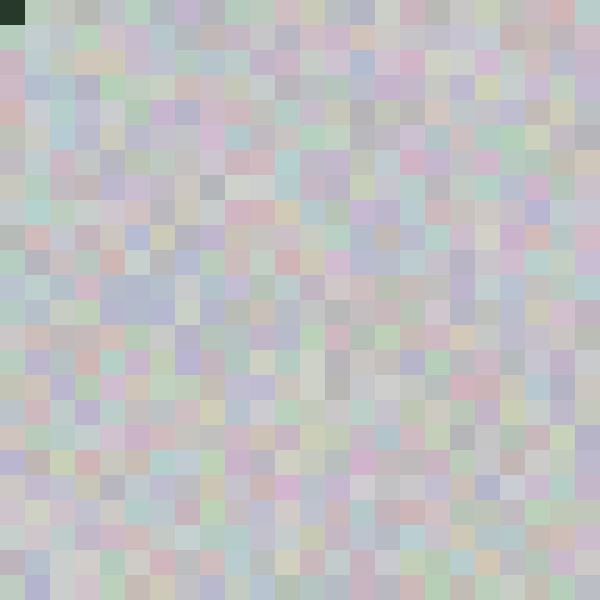
Frame 1 (no input)
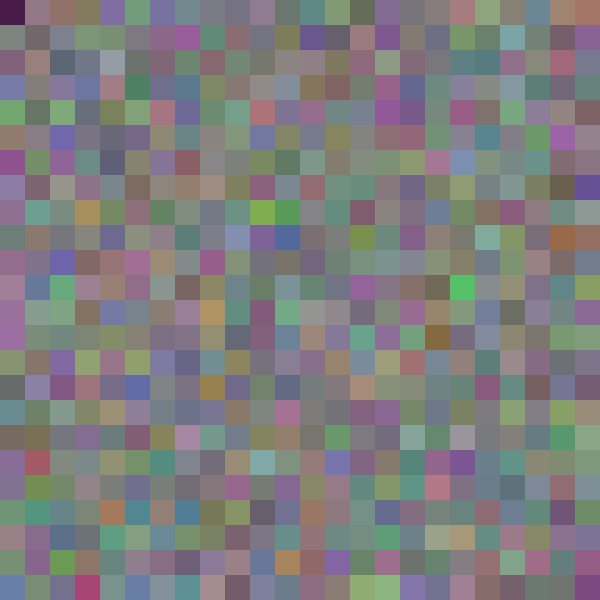
Frame 60 (the mouse pressed at the canvas centre just before this capture)
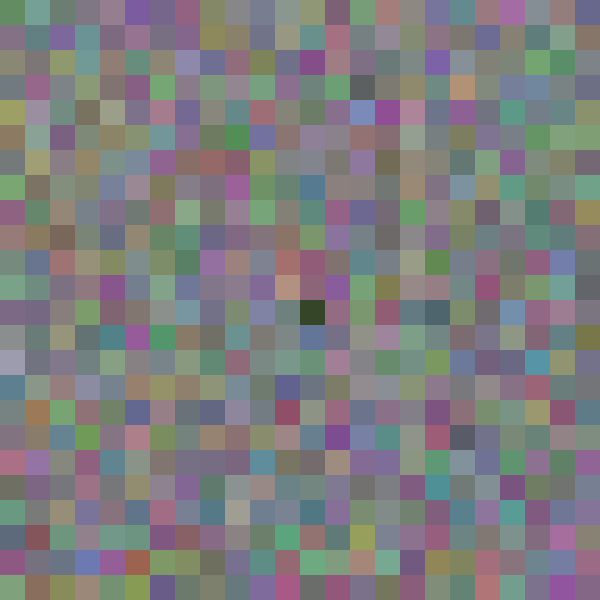
Frame 120 (the mouse held since frame 60 and released just before this capture)

The Processing sketch that drew these frames (run headless with seeded random() and noise(); from frame 60 on, the mouse is pressed at the canvas centre):

// Processing sketch: processing_92504
// ── processing_92504.pde

int blocksize;

void setup() {

size(600,600);

blocksize = 25;

noStroke();

}


void draw() {

for(int y=0; y<height; y+=blocksize) {

for(int x=0; x<width;x+=blocksize) {

fill(random(0,255),random(0,255), random(0,255), 30);

rect(x,y,blocksize,blocksize);

}

}

int specialX = mouseX - (mouseX % blocksize);

int specialY = mouseY - (mouseY % blocksize);

fill(random(0,100),random(0,100), random(0,100));

rect(specialX, specialY, blocksize,blocksize);

}
